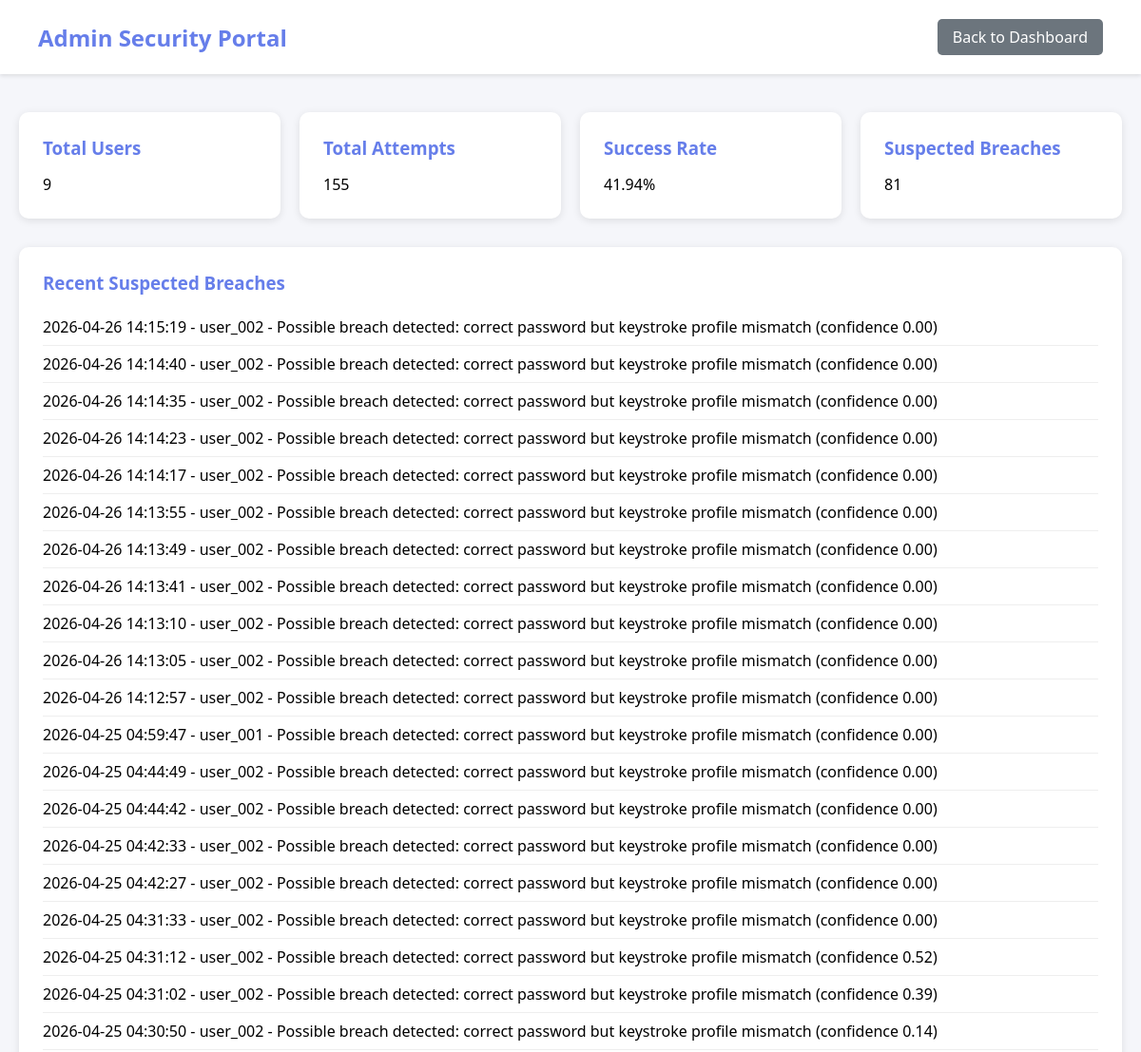
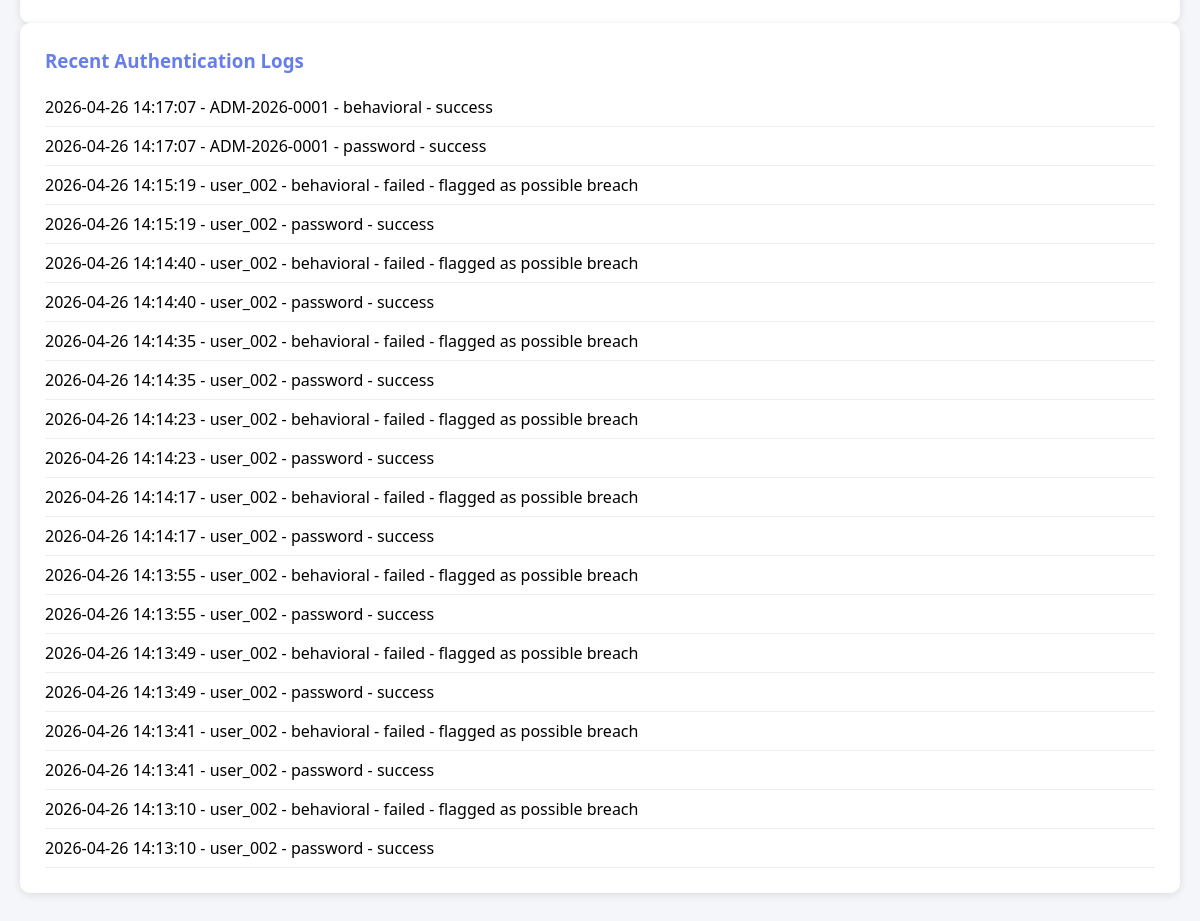
The page /admin/stats (signed in) on the database its author committed (2 pictures, top to bottom).
### backend/app.py (models this page shows)
class AuthenticationLog(db.Model):
    id = db.Column(db.Integer, primary_key=True)
    user_id = db.Column(db.String(50), db.ForeignKey('user.user_id'), nullable=False)
    timestamp = db.Column(db.DateTime, default=datetime.utcnow)
    auth_type = db.Column(db.String(32))
    success = db.Column(db.Boolean, nullable=False)
    confidence_score = db.Column(db.Float, nullable=True)
    ip_address = db.Column(db.String(50))
    user_agent = db.Column(db.String(200))
    breach_suspected = db.Column(db.Boolean, default=False)
    details = db.Column(db.Text, nullable=True)

### backend/app.py (the view)
@app.route('/admin/stats')
def admin_stats():
    if 'user_id' not in session or not session.get('authenticated'):
        return redirect(url_for('login'))
    user = User.query.filter_by(user_id=session['user_id']).first()
    if user.role != 'admin':
        return 'Access denied', 403
    successful_auths = AuthenticationLog.query.filter_by(
        auth_type='behavioral',
        success=True
    ).count()
    failed_auths = AuthenticationLog.query.filter(
        ((AuthenticationLog.auth_type == 'behavioral') & (AuthenticationLog.success.is_(False))) |
        ((AuthenticationLog.auth_type == 'password') & (AuthenticationLog.success.is_(False)))
    ).count()
    total_auth_attempts = successful_auths + failed_auths
    recent_logs = AuthenticationLog.query.order_by(
        AuthenticationLog.timestamp.desc()
    ).limit(20).all()
    suspected_breaches = AuthenticationLog.query.filter(
        AuthenticationLog.breach_suspected.is_(True)
    ).order_by(AuthenticationLog.timestamp.desc()).limit(20).all()
    stats = {
        'total_users': User.query.count(),
        'total_attempts': total_auth_attempts,
        'successful': successful_auths,
        'failed': failed_auths,
        'success_rate': (successful_auths / total_auth_attempts * 100) if total_auth_attempts > 0 else 0,
        'suspected_breaches': AuthenticationLog.query.filter(
            AuthenticationLog.breach_suspected.is_(True)
        ).count()
    }
    return render_template('admin_stats.html', stats=stats, logs=recent_logs, breaches=suspected_breaches)

### frontend/templates/admin_stats.html (shortened to what this page needs)
<!DOCTYPE html>
<html lang="en">
<head>
    <link rel="stylesheet" href="{{ url_for('static', filename='css/style.css') }}">
</head>
<body>
    <div class="dashboard-container">
        <nav class="navbar">
            <div class="nav-brand">
                <h1>Admin Security Portal</h1>
            </div>
            <div class="nav-user">
                <a href="/dashboard" class="btn-secondary">Back to Dashboard</a>
            </div>
        </nav>
        <div class="dashboard-content">
            <div class="dashboard-grid">
                <div class="card">
                    <h3>Total Users</h3>
                    <p>{{ stats.total_users }}</p>
                </div>
                <div class="card">
                    <h3>Total Attempts</h3>
                    <p>{{ stats.total_attempts }}</p>
                </div>
                <div class="card">
                    <h3>Success Rate</h3>
                    <p>{{ '%.2f'|format(stats.success_rate) }}%</p>
                </div>
                <div class="card">
                    <h3>Suspected Breaches</h3>
                    <p>{{ stats.suspected_breaches }}</p>
                </div>
            </div>
            <div class="card">
                <h3>Recent Suspected Breaches</h3>
                {% if breaches %}
                    <ul>
                        {% for log in breaches %}
                            <li>
                                {{ log.timestamp.strftime('%Y-%m-%d %H:%M:%S') }} -
                                {{ log.user_id }} -
                                {{ log.details or 'Possible breach detected' }}
                                {% if log.confidence_score is not none %}
                                    (confidence {{ '%.2f'|format(log.confidence_score) }})
                                {% endif %}
                            </li>
                        {% endfor %}
                    </ul>
                {% else %}
                    <p>No suspected breaches logged.</p>
                {% endif %}
            </div>
            <div class="card">
                <h3>Recent Authentication Logs</h3>
                {% if logs %}
                    <ul>
                        {% for log in logs %}
                            <li>
                                {{ log.timestamp.strftime('%Y-%m-%d %H:%M:%S') }} -
                                {{ log.user_id }} -
                                {{ log.auth_type }} -
                                {{ 'success' if log.success else 'failed' }}
                                {% if log.breach_suspected %}
                                    - flagged as possible breach
                                {% endif %}
                            </li>
                        {% endfor %}
                    </ul>
                {% else %}
                    <p>No logs available.</p>
                {% endif %}
            </div>
        </div>
    </div>
</body>
</html>

### frontend/static/css/style.css (style rules this page uses)
* { margin: 0; padding: 0; box-sizing: border-box; }
body { font-family: 'Segoe UI', Tahoma, Geneva, Verdana, sans-serif; background: linear-gradient(135deg, #667eea 0%, #764ba2 100%); min-height: 100vh; }
.btn-secondary { padding: 8px 16px; background: #6c757d; color: white; border: none; border-radius: 5px; text-decoration: none; cursor: pointer; transition: background 0.3s; }
.dashboard-container { min-height: 100vh; background: #f5f6fa; }
.navbar { background: white; padding: 20px 40px; box-shadow: 0 2px 4px rgba(0,0,0,0.1); display: flex; justify-content: space-between; align-items: center; }
.nav-brand h1 { color: #667eea; font-size: 1.5em; }
.nav-user { display: flex; gap: 20px; align-items: center; }
.dashboard-content { max-width: 1200px; margin: 0 auto; padding: 40px 20px; }
.dashboard-grid { display: grid; grid-template-columns: repeat(auto-fit, minmax(250px, 1fr)); gap: 20px; margin-bottom: 30px; }
.card { background: white; padding: 25px; border-radius: 10px; box-shadow: 0 2px 8px rgba(0,0,0,0.1); }
.card h3 { color: #667eea; margin-bottom: 15px; }
.card ul { list-style: none; }
.card ul li { padding: 8px 0; border-bottom: 1px solid #eee; }

### rows shown on the page
AuthenticationLog: timestamp "2026-04-26 14:15:19", user_id "user_002", details "Possible breach detected: correct password but keystroke profile mismatch", confidence_score "0.00", auth_type "behavioral", success "failed", breach_suspected "- flagged as possible breach"
AuthenticationLog: timestamp "2026-04-26 14:14:40", user_id "user_002", details "Possible breach detected: correct password but keystroke profile mismatch", confidence_score "0.00", auth_type "behavioral", success "failed", breach_suspected "- flagged as possible breach"
AuthenticationLog: timestamp "2026-04-26 14:14:35", user_id "user_002", details "Possible breach detected: correct password but keystroke profile mismatch", confidence_score "0.00", auth_type "behavioral", success "failed", breach_suspected "- flagged as possible breach"
AuthenticationLog: timestamp "2026-04-26 14:14:23", user_id "user_002", details "Possible breach detected: correct password but keystroke profile mismatch", confidence_score "0.00", auth_type "behavioral", success "failed", breach_suspected "- flagged as possible breach"
AuthenticationLog: timestamp "2026-04-26 14:14:17", user_id "user_002", details "Possible breach detected: correct password but keystroke profile mismatch", confidence_score "0.00", auth_type "behavioral", success "failed", breach_suspected "- flagged as possible breach"
AuthenticationLog: timestamp "2026-04-26 14:13:55", user_id "user_002", details "Possible breach detected: correct password but keystroke profile mismatch", confidence_score "0.00", auth_type "behavioral", success "failed", breach_suspected "- flagged as possible breach"
AuthenticationLog: timestamp "2026-04-26 14:13:49", user_id "user_002", details "Possible breach detected: correct password but keystroke profile mismatch", confidence_score "0.00", auth_type "behavioral", success "failed", breach_suspected "- flagged as possible breach"
AuthenticationLog: timestamp "2026-04-26 14:13:41", user_id "user_002", details "Possible breach detected: correct password but keystroke profile mismatch", confidence_score "0.00", auth_type "behavioral", success "failed", breach_suspected "- flagged as possible breach"
AuthenticationLog: timestamp "2026-04-26 14:13:10", user_id "user_002", details "Possible breach detected: correct password but keystroke profile mismatch", confidence_score "0.00", auth_type "behavioral", success "failed", breach_suspected "- flagged as possible breach"
AuthenticationLog: timestamp "2026-04-26 14:13:05", user_id "user_002", details "Possible breach detected: correct password but keystroke profile mismatch", confidence_score "0.00"
AuthenticationLog: timestamp "2026-04-26 14:12:57", user_id "user_002", details "Possible breach detected: correct password but keystroke profile mismatch", confidence_score "0.00"
AuthenticationLog: timestamp "2026-04-25 04:59:47", user_id "user_001", details "Possible breach detected: correct password but keystroke profile mismatch", confidence_score "0.00"
AuthenticationLog: timestamp "2026-04-25 04:44:49", user_id "user_002", details "Possible breach detected: correct password but keystroke profile mismatch", confidence_score "0.00"
AuthenticationLog: timestamp "2026-04-25 04:44:42", user_id "user_002", details "Possible breach detected: correct password but keystroke profile mismatch", confidence_score "0.00"
AuthenticationLog: timestamp "2026-04-25 04:42:33", user_id "user_002", details "Possible breach detected: correct password but keystroke profile mismatch", confidence_score "0.00"
AuthenticationLog: timestamp "2026-04-25 04:42:27", user_id "user_002", details "Possible breach detected: correct password but keystroke profile mismatch", confidence_score "0.00"
AuthenticationLog: timestamp "2026-04-25 04:31:33", user_id "user_002", details "Possible breach detected: correct password but keystroke profile mismatch", confidence_score "0.00"
AuthenticationLog: timestamp "2026-04-25 04:31:12", user_id "user_002", details "Possible breach detected: correct password but keystroke profile mismatch", confidence_score "0.52"
AuthenticationLog: timestamp "2026-04-25 04:31:02", user_id "user_002", details "Possible breach detected: correct password but keystroke profile mismatch", confidence_score "0.39"
AuthenticationLog: timestamp "2026-04-25 04:30:50", user_id "user_002", details "Possible breach detected: correct password but keystroke profile mismatch", confidence_score "0.14"
AuthenticationLog: timestamp "2026-04-26 14:17:07", user_id "ADM-2026-0001", auth_type "behavioral", success "success"
AuthenticationLog: timestamp "2026-04-26 14:17:07", user_id "ADM-2026-0001", auth_type "password", success "success"
AuthenticationLog: timestamp "2026-04-26 14:15:19", user_id "user_002", auth_type "password", success "success"
AuthenticationLog: timestamp "2026-04-26 14:14:40", user_id "user_002", auth_type "password", success "success"
AuthenticationLog: timestamp "2026-04-26 14:14:35", user_id "user_002", auth_type "password", success "success"
AuthenticationLog: timestamp "2026-04-26 14:14:23", user_id "user_002", auth_type "password", success "success"
AuthenticationLog: timestamp "2026-04-26 14:14:17", user_id "user_002", auth_type "password", success "success"
AuthenticationLog: timestamp "2026-04-26 14:13:55", user_id "user_002", auth_type "password", success "success"
AuthenticationLog: timestamp "2026-04-26 14:13:49", user_id "user_002", auth_type "password", success "success"
AuthenticationLog: timestamp "2026-04-26 14:13:41", user_id "user_002", auth_type "password", success "success"
AuthenticationLog: timestamp "2026-04-26 14:13:10", user_id "user_002", auth_type "password", success "success"

### other values the page prints
{{ stats.total_users }} "9"
{{ stats.total_attempts }} "155"
{{ '%.2f'|format(stats.success_rate) }} "41.94"
{{ stats.suspected_breaches }} "81"
